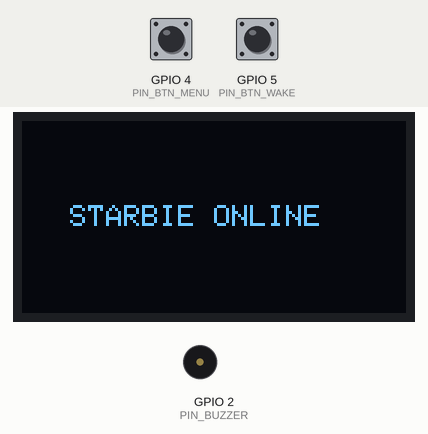
Recording of a sketch running on a simulated ESP32-C3. Shown: 128×64 one-colour display, buzzer (waves = sounding). Inputs (shaded band) come from the test bench; at power-on: GPIO 4 (PIN_BTN_MENU) HIGH, GPIO 5 (PIN_BTN_WAKE) HIGH.

Above: at 1.3 s.
1.4 s: GPIO 4 (PIN_BTN_MENU) pulled LOW for 1 s
At 1.67 s:
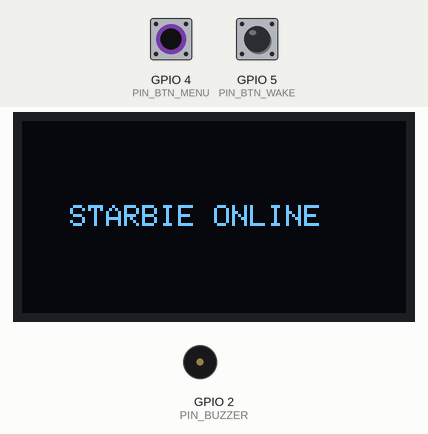
3.9 s: GPIO 5 (PIN_BTN_WAKE) pulled LOW for 3.2 s
At 7.7 s:
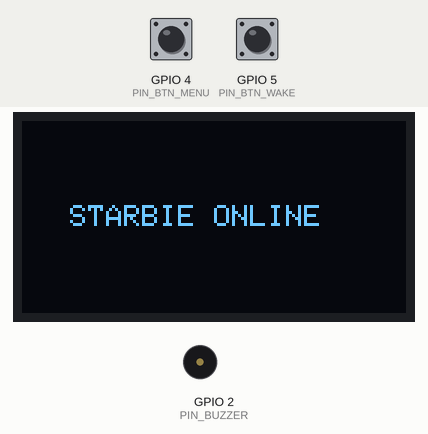
8.6 s: GPIO 4 (PIN_BTN_MENU) pulled LOW for 3.2 s
At 8.87 s:
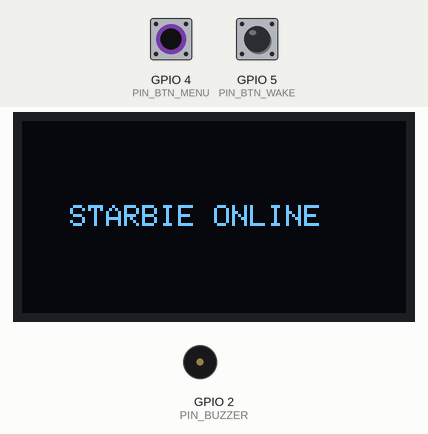
Timing chart, 0 to 13.2 s (numbered marks = the images above; inputs shaded):
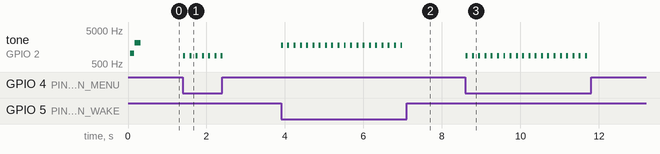

The sketch:

firmware.ino
```cpp
#include <Wire.h>
#include <Adafruit_GFX.h>
#include <Adafruit_SSD1306.h>

// Starbie ESP32-C3 Pin Definitions
#define PIN_BUZZER    2   // D0
#define PIN_DHT       3   // D1
#define PIN_BTN_MENU  4   // D2
#define PIN_BTN_WAKE  5   // D3
#define PIN_I2C_SDA   6   // D4
#define PIN_I2C_SCL   7   // D5
#define PIN_I2S_SCK   8   // D8
#define PIN_I2S_WS    9   // D9
#define PIN_I2S_SD    10  // D10

#define SCREEN_WIDTH 128
#define SCREEN_HEIGHT 64
Adafruit_SSD1306 display(SCREEN_WIDTH, SCREEN_HEIGHT, &Wire, -1);

void setup() {
  Serial.begin(115200);
  pinMode(PIN_BTN_MENU, INPUT_PULLUP);
  pinMode(PIN_BTN_WAKE, INPUT_PULLUP);
  pinMode(PIN_BUZZER, OUTPUT);

  Wire.begin(PIN_I2C_SDA, PIN_I2C_SCL);
  if (display.begin(SSD1306_SWITCHCAPVCC, 0x3C)) {
    display.clearDisplay();
    display.setTextColor(SSD1306_WHITE);
    display.setTextSize(1);
    display.setCursor(16, 28);
    display.println("STARBIE ONLINE");
    display.display();
  }

  // Startup chime
  tone(PIN_BUZZER, 1046, 100);
  delay(120);
  tone(PIN_BUZZER, 2093, 150);
}

void loop() {
  if (digitalRead(PIN_BTN_MENU) == LOW) {
    tone(PIN_BUZZER, 880, 50);
    delay(150);
  }
  if (digitalRead(PIN_BTN_WAKE) == LOW) {
    tone(PIN_BUZZER, 1760, 50);
    delay(150);
  }
  delay(10);
}
```

Measured:
- after the input at 1.4 s, tone on GPIO 2 (PIN_BUZZER): alternates 880 Hz for 0.05 s and silent for 0.11 s, 14 changes in all, then stays silent, starting at once
- after the input at 3.9 s, tone on GPIO 2 (PIN_BUZZER): alternates 1760 Hz for 0.05 s and silent for 0.11 s, 40 changes in all, then stays silent, starting at once
- after the input at 8.6 s, tone on GPIO 2 (PIN_BUZZER): alternates 880 Hz for 0.05 s and silent for 0.11 s, 40 changes in all, then stays silent, starting at once
